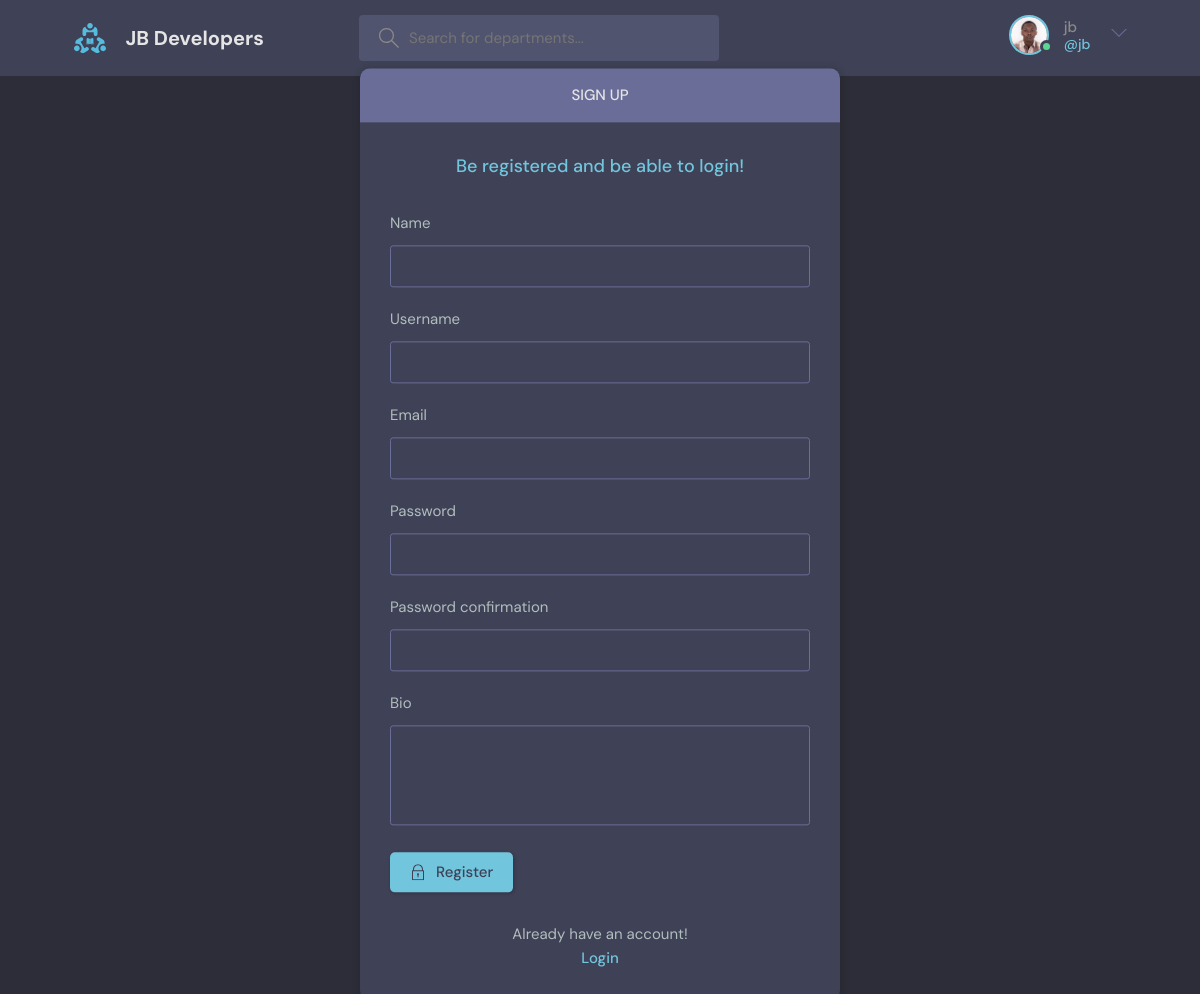
Page /register/ (signed in) on the committed database.
### base/models.py (models this page shows)
class User(AbstractUser):
    name = models.CharField(max_length=200,null=True)
    email = models.EmailField(unique=True ,null=True)
    bio = models.TextField(null=True)
    avatar = models.ImageField(null=True, default='avatar.svg')
    USERNAME_FIELD = 'email'
    REQUIRED_FIELDS = []

### base/views.py (the view, shortened to what this page needs)
# urls.py: path('register/', views.registerPage, name="register"),
def registerPage(request):
    form = MyUserCreationForm()
    context = {'form':form}
    return render (request, 'base/login_register.html', context)

### base/forms.py
class MyUserCreationForm(UserCreationForm):
    class Meta:
        model = User
        fields = ['name','username','email','password1','password2','bio']

### base/templates/base/login_register.html (shortened to what this page needs)
    {% extends 'main.html' %}
    {% block contents %}
    <main class="auth layout">
      {% if page == 'login' %}
      <div class="container">
        <div class="layout__box">
          <div class="layout__boxHeader">
            <div class="layout__boxTitle">
              <h3>Login</h3>
            </div>
          </div>
          <div class="layout__body">
            <h2 class="auth__tagline">Check JB Developers services</h2>
            <form class="form" action="" method="POST">
              {% csrf_token %}
              <div class="form__group form__group">
                <label for="room_name">Email</label>
                <input id="username" name="email" type="text" placeholder="e.g. dennis_ivy" />
              </div>
              <div class="form__group">
                <label for="password">Password</label>
                <input
                  id="password"
                  name="password"
                  type="password"
                  placeholder="&bull;&bull;&bull;&bull;&bull;&bull;&bull;&bull;"
                />
              </div>
              <button class="btn btn--main" type="submit">
                <svg
                  version="1.1"
                  xmlns="http://www.w3.org/2000/svg"
                  width="32"
                  height="32"
                  viewBox="0 0 32 32"
                >
                  <title>lock</title>
                  <path
                    d="M27 12h-1v-2c0-5.514-4.486-10-10-10s-10 4.486-10 10v2h-1c-0.553 0-1 0.447-1 1v18c0 0.553 0.447 1 1 1h22c0.553 0 1-0.447 1-1v-18c0-0.553-0.447-1-1-1zM8 10c0-4.411 3.589-8 8-8s8 3.589 8 8v2h-16v-2zM26 30h-20v-16h20v16z"
                  ></path>
                  <path
                    d="M15 21.694v4.306h2v-4.306c0.587-0.348 1-0.961 1-1.694 0-1.105-0.895-2-2-2s-2 0.895-2 2c0 0.732 0.413 1.345 1 1.694z"
                  ></path>
                </svg>
                Login
              </button>
            </form>
            <div class="auth__action">
              <p>Haven't signed up yet?</p>
              <a href="{% url 'register' %}" class="btn btn--link">Sign Up</a>
            </div>
          </div>
        </div>
      </div>
    </main>
    {% else %}
    <div class="container">
      <div class="layout__box">
        <div class="layout__boxHeader">
          <div class="layout__boxTitle">
            <h3>Sign Up</h3>
          </div>
        </div>
        <div class="layout__body">
          <h2 class="auth__tagline">Be registered and be able to login! </h2>
          <form class="form" action="" method="POST">
            {% for field in form %}
            <div class="form__group form__group">
              <label for="room_name">{{field.label}}</label>
              {{field}}
            </div>
            {% endfor %}
            <button class="btn btn--main" type="submit">
              Register
            </button>
          </form>
          <div class="auth__action">
            <p>Already have an account!</p>
            <a href="{% url 'login' %}" class="btn btn--link">Login</a>
          </div>
        </div>
      </div>
    </div>
  </main>
    {% endif %}
 {% endblock contents %}

### templates/navbar.html (shortened to what this page needs)
{% load static %}
<header class="header header--loggedIn">
    <div class="container">
      <a href="{% url 'home' %}" class="header__logo">
        <img src="{% static 'images/logo.svg' %}" />
        <h1>JB Developers</h1>
      </a>
      <form method="GET" class="header__search" action="{% url 'home' %}">
        <label>
          <input name='q' placeholder="Search for departments..." />
        </label>
      </form>
      <nav class="header__menu">
        {% if request.user.is_authenticated %}
        <div class="header__user">
          <a href="{% url 'update-user' %}">
            <div class="avatar avatar--medium active">
              <img src="{{user.avatar.url}}" />
            </div>
            <p>{{user.username}}<span>@{{user.username}}</span></p>
          </a>
          <button class="dropdown-button">
            <svg version="1.1" xmlns="http://www.w3.org/2000/svg" width="32" height="32" viewBox="0 0 32 32">
              <title>chevron-down</title>
              <path d="M16 21l-13-13h-3l16 16 16-16h-3l-13 13z"></path>
            </svg>
          </button>
        </div>
      {% else %}
        <a href="{% url 'login' %}">
          <img src="{% static 'images/avatar.svg' %}" />
          <p>Login</p>
          {% endif %}
      </nav>
    </div>
  </header>

### static/styles/style.css (style rules this page uses)
* { font-family: "DM Sans", -apple-system, BlinkMacSystemFont, "Segoe UI", Roboto, Oxygen, Ubuntu, Cantarell, "Open Sans", "Helvetica Neue", sans-serif; margin: 0; padding: 0; box-sizing: border-box; text-rendering: optimizeLegibility; font-size: inherit; }
body { line-height: 1.6; font-weight: 400; font-size: 1.5rem; color: var(--color-light-gray); background-color: var(--color-bg); min-height: 100vh; }
img { width: 100%; }
a { display: inline-block; color: var(--color-main); text-decoration: none; }
.container { max-width: 120rem; width: 90%; margin: auto; }
.btn { background-color: transparent; border: none; display: inline-flex; align-items: center; gap: 1rem; cursor: pointer; transition: all ease-in-out 0.3s; padding: 1rem 2rem; border-radius: 5px; box-shadow: 1px 1px 3px 1px rgba(0, 0, 0, 0.15); font-weight: 500; }
.btn--link { border-radius: 0; padding: 0; color: var(--color-main); box-shadow: none; }
.btn--main { background-color: var(--color-main); color: var(--color-dark); }
.btn > svg { fill: currentColor; width: 1.6rem; height: 1.6rem; }
.avatar { position: relative; display: inline-block; border-radius: 50%; border: 2px solid var(--color-main); }
.avatar img { display: block; border-radius: 50%; object-fit: cover; object-position: center; }
.avatar::after { content: ""; display: block; position: absolute; background-color: var(--color-gray); z-index: 111; border-radius: 50%; border: 0.3rem solid var(--color-dark); }
.avatar.active::after { background-color: var(--color-success); }
.avatar.avatar--medium img { width: 3.6rem; height: 3.6rem; border-radius: 50%; }
.avatar.avatar--medium:after { width: 0.7rem; height: 0.7rem; bottom: 0px; right: -6px; }
.header { padding: 1.5rem; background-color: var(--color-dark); }
.header > .container { display: flex; gap: 9.5rem; }
.header__logo, .header__user { display: flex; gap: 2rem; align-items: center; }
.header__logo > img { height: 3.2rem; width: 3.2rem; }
.header__logo > h1 { font-weight: 700; font-size: 2rem; color: var(--color-light); }
.header__search > label { background-color: var(--color-dark-medium); padding: 1.3rem 1rem; display: flex; align-items: center; gap: 1rem; border-radius: 4px; }
.header__search svg { fill: var(--color-gray); width: 2rem; height: 2rem; margin-left: 1rem; }
.header__search input { width: 30rem; background: transparent; border: none; outline: none; color: var(--color-light); }
.header__menu { margin-left: auto; position: relative; }
.header__menu a { display: flex; gap: 1.5rem; align-items: center; font-weight: 500; text-decoration: none; color: var(--color-gray); }
.header__menu img { height: 3.6rem; }
.header__menu p { line-height: 1.2; }
.header__menu span { color: var(--color-main); font-weight: 500; font-size: 1.4rem; display: block; }
.header__menu svg { width: 1.6rem; height: 1.6rem; fill: var(--color-dark-light); }
.dropdown-button { background: transparent; border: 0; outline: 0; cursor: pointer; }
.layout { margin-top: 2.4rem; }
.layout > .container { display: flex; justify-content: space-between; align-items: flex-start; }
.layout__box { width: 90%; max-width: 48rem; min-height: 40rem; position: absolute; top: 50%; left: 50%; transform: translate(-50%, -46%); background-color: var(--color-dark); border-radius: 1rem; box-shadow: 1px 1px 6px 3px rgba(0, 0, 0, 0.1); overflow: hidden; }
.layout__boxHeader { display: flex; padding: 1.5rem; background-color: var(--color-dark-light); }
.layout__boxTitle { display: flex; gap: 1.5rem; align-items: center; }
.layout__boxTitle h3 { text-transform: uppercase; font-weight: 500; color: var(--color-light); }
.layout__body { margin: 3rem; }
.form__group { margin-bottom: 2rem; width: 100%; }
.form__group label { display: block; font-size: 1.5rem; margin-bottom: 1rem; }
.form__group input, .form__group textarea, .form__group select { background: transparent; border: 1px solid var(--color-dark-light); padding: 1rem; border-radius: 3px; width: 100%; color: var(--color-light); font-weight: 500; outline: none; }
.form__group textarea { background: transparent; height: 10rem; resize: none; }
.auth__tagline { text-align: center; margin-bottom: 3rem; color: var(--color-main); font-weight: 500; font-size: 1.8rem; }
.auth .layout__boxHeader { text-align: center; justify-content: center; }
.auth__action { margin-top: 3rem; text-align: center; }

### rows in the picture
User: avatar (picture), username "jb"

### other values in the picture
{{ field.label }} "Name" "Username" "Email" "Password" "Password confirmation" "Bio"
